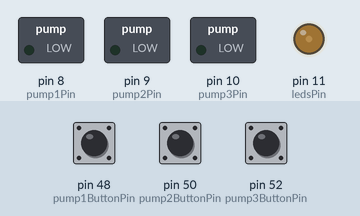
The sketch below on a simulated Arduino Mega 2560, built with avr-gcc and run on an emulated ATmega2560. Shown: switched loads named in the sketch (green lamp = pin HIGH), output pins drawn as LEDs (lit = HIGH). Inputs (shaded band) come from the test bench; at power-on: pin 48 (pump1ButtonPin) HIGH, pin 50 (pump2ButtonPin) HIGH, pin 52 (pump3ButtonPin) HIGH. The local clock reads 2024-03-15 10:24:30 at power-on unless the sketch sets it; what the sketch prints to the serial monitor is not drawn.

Above: at 2.2 s.
2.3 s: pin 48 (pump1ButtonPin) pulled LOW for 0.15 s
At 3.3 s:
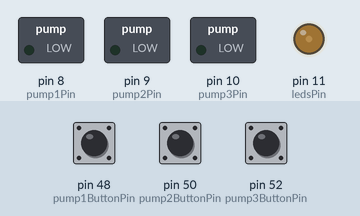
3.9 s: pin 50 (pump2ButtonPin) pulled LOW for 0.15 s
At 4.6 s:
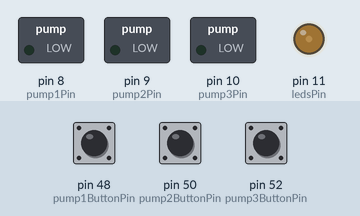
5.5 s: pin 52 (pump3ButtonPin) pulled LOW for 0.15 s
At 6.8 s:
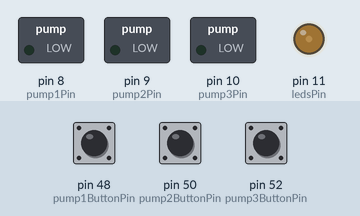
7.1 s: pin 52 (pump3ButtonPin) pulled LOW for 3.2 s
At 7.7 s:
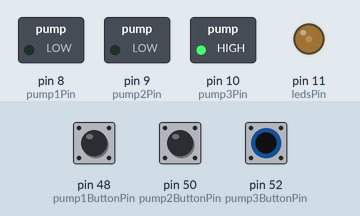
11.8 s: pin 48 (pump1ButtonPin) pulled LOW for 3.2 s
At 12.3 s:
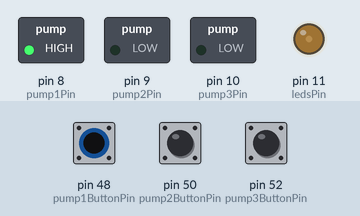
Timing chart, 0 to 16.5 s (numbered marks = the images above; inputs shaded):
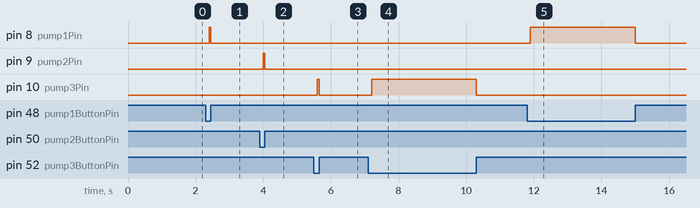

The sketch:

Aqua_Fertilizer_short.ino
```cpp
/* Контроллер внесения удобрений в аквариум на 3 помпы */
#include <DS3231.h>


// To use the hardware I2C (TWI) interface of the Arduino you must connect
// the pins as follows:
//
// Arduino Uno/2009:
// ----------------------
// DS3231:  SDA pin   -> Arduino Analog 4 or the dedicated SDA pin
//          SCL pin   -> Arduino Analog 5 or the dedicated SCL pin
//
// Arduino Leonardo:
// ----------------------
// DS3231:  SDA pin   -> Arduino Digital 2 or the dedicated SDA pin
//          SCL pin   -> Arduino Digital 3 or the dedicated SCL pin
//
// Arduino Mega:
// ----------------------
// DS3231:  SDA pin   -> Arduino Digital 20 (SDA) or the dedicated SDA pin
//          SCL pin   -> Arduino Digital 21 (SCL) or the dedicated SCL pin
//
// Arduino Due:
// ----------------------
// DS3231:  SDA pin   -> Arduino Digital 20 (SDA) or the dedicated SDA1 (Digital 70) pin
//          SCL pin   -> Arduino Digital 21 (SCL) or the dedicated SCL1 (Digital 71) pin
//
// The internal pull-up resistors will be activated when using the
// hardware I2C interfaces.
//
// You can connect the DS3231 to any available pin but if you use any
// other than what is described above the library will fall back to
// a software-based, TWI-like protocol which will require exclusive access
// to the pins used, and you will also have to use appropriate, external
// pull-up resistors on the data and clock signals.
//

// Init the DS3231 using the hardware interface
DS3231  rtc(SDA, SCL);
// Init a Time-data structures
Time  currentTime; //time from RTC


//Объект внесения удобрения
struct Udobrenie {
  String _name;
  bool _active; // Для включения или отключения данного внесения
  bool _pump_active; // Для датчика уровня удобрения
  byte _hour; // Время внесения
  byte _pump; // Номер помпы
  byte _seconds; // Секунды прокачки примерно 4 сек - 3,5 мл
  byte _speed; // Скорость работы мотора PWM  0- 255
  bool _done;
};

Udobrenie udobrenia[6] = {
  //String _name, bool _active; bool _pump_active; byte _hour; byte _pump; byte _seconds; byte _speed; byte _period; bool _done;
  {"macro", true, true, 21, 1, 2, 255, false}, // 2 seconds
  {"micro", true, true, 6, 2, 4, 255, false}, //4 seconds
  {"al_co2", false, true, 7, 3, 0, 255, false},
  {"macro", false, true, 0, 1, 0, 255, false},
  {"micro", false, true, 12, 2, 3, 255, false},
  {"al_co2", false, true, 12, 3, 0, 255, false}
};

const byte pump1Pin = 8;    // the number of the pin for pump #1
const byte pump2Pin = 9;    // the number of the pin for pump #2
const byte pump3Pin = 10;    // the number of the pin for pump #3
const byte ledsPin = 11;    // the number of the pin for leds
const byte pump1ButtonPin = 48;    // the number of the pushbutton pin for pump #1
const byte pump2ButtonPin = 50;    // the number of the pushbutton pin for pump #2
const byte pump3ButtonPin = 52;    // the number of the pushbutton pin for pump #3


void setup() {
  pinMode(pump1ButtonPin, INPUT_PULLUP);
  pinMode(pump2ButtonPin, INPUT_PULLUP);
  pinMode(pump3ButtonPin, INPUT_PULLUP);
  pinMode(pump1Pin, OUTPUT);
  pinMode(pump2Pin, OUTPUT);
  pinMode(pump3Pin, OUTPUT);
  pinMode(ledsPin, OUTPUT);
  analogWrite(pump1Pin, 0);
  analogWrite(pump2Pin, 0);
  analogWrite(pump3Pin, 0);
  analogWrite(ledsPin, 50);
  // Setup Serial connection
  Serial.begin(115200);
  // Initialize the rtc object
  rtc.begin();
  currentTime = rtc.getTime();
  delay(1000);              // wait for a second
  Serial.print(rtc.getTimeStr());
  Serial.print(" ");
  Serial.print(rtc.getDateStr());
  Serial.print(" ");
  Serial.print("Day of week: ");
  Serial.println(currentTime.dow);

  // The following lines can be uncommented to set the date and time
  //rtc.setDOW(SUNDAY);     // Set Day-of-Week to MONDAY
  //rtc.setTime(18, 54, 00);     // Set the time to 08:54:00 (24hr format)
  //rtc.setDate(26, 3, 2017);   // Set the date to 17 March 2017

  updateUdobreniaAfterReset(udobrenia);
  printUdobrenia(udobrenia);
}

void updateUdobreniaAfterReset (Udobrenie *udobrenia) {
  for (int i = 0; i < 6; i++) {
    if (udobrenia[i]._hour <= currentTime.hour) {
      udobrenia[i]._done = true;
    };
  };
}

void updateUdobreniaAfterMidnight () {
  if (currentTime.hour == 0) {
    for (int i = 0; i < 6; i++) {
      udobrenia[i]._done = false;
    };
  };
}

void printUdobrenia(Udobrenie *udobrenia) {
  for (int i = 0; i < 6; i++) {
    printUdobrenie(udobrenia[i]);
  }
}


void printUdobrenie(Udobrenie udo) {
  Serial.println("--------Udobrenie: " + udo._name + "----------");
  Serial.print("_active: ");
  Serial.println(udo._active);
  Serial.print("_pump_active: ");
  Serial.println(udo._pump_active);
  Serial.print("_hour: ");
  Serial.println(udo._hour);
  Serial.print("_pump: ");
  Serial.println(udo._pump);
  Serial.print("_seconds: ");
  Serial.println(udo._seconds);
  Serial.print("_speed: ");
  Serial.println(udo._speed);
  Serial.print("_done: ");
  Serial.println(udo._done);
}


void loop() {
  currentTime = rtc.getTime();
  readButtons();
  checkUdobrenia(udobrenia);
  updateUdobreniaAfterMidnight();
}

void checkUdobrenia(Udobrenie* udobrenia) {
  for (int i = 0; i < 6; i++) {
    if (udobrenia[i]._hour == currentTime.hour
        && udobrenia[i]._active == true
        && udobrenia[i]._pump_active == true
        && udobrenia[i]._done == false) {
      vnestyUdobreni(udobrenia[i], i);
    };
  };
}

void vnestyUdobreni(Udobrenie udo, int index) {
  if (udo._pump == 1) {
    analogWrite(pump1Pin, udo._speed);
    delay(udo._seconds * 1000);
    analogWrite(pump1Pin, 0);
  }
  if (udo._pump == 2) {
    analogWrite(pump2Pin, udo._speed);
    delay(udo._seconds * 1000);
    analogWrite(pump2Pin, 0);
  }
  if (udo._pump == 3) {
    analogWrite(pump3Pin, udo._speed);
    delay(udo._seconds * 1000);
    analogWrite(pump3Pin, 0);
  }
  udobrenia[index]._done = true;
  printUdobrenia(udobrenia);
}

void  readButtons() {
  if (digitalRead(pump1ButtonPin) == LOW)
  {
    Serial.println("pump1ButtonPin pressed");
    delay(100);
    analogWrite(pump1Pin, 255);
    do {
      Serial.println("Pump 1 working");
    } while (digitalRead(pump1ButtonPin) == LOW);
    analogWrite(pump1Pin, 0);
    return;
  };
  if (digitalRead(pump2ButtonPin) == LOW)
  {
    Serial.println("pump2ButtonPin pressed");
    delay(100);
    analogWrite(pump2Pin, 255);
    do {
      Serial.println("Pump 2 working");
    } while (digitalRead(pump2ButtonPin) == LOW);
    analogWrite(pump2Pin, 0);
    return;
  };
  if (digitalRead(pump3ButtonPin) == LOW)
  {
    Serial.println("pump3ButtonPin pressed");
    delay(100);
    analogWrite(pump3Pin, 255);
    do {
      Serial.println("Pump 3 working");
    } while (digitalRead(pump3ButtonPin) == LOW);
    analogWrite(pump3Pin, 0);
    return;
  };
}
```

Measured:
- after the input at 2.3 s, pin 8 (pump1Pin): LOW → HIGH after 0.10 s, → LOW 0.05 s later
- after the input at 3.9 s, pin 9 (pump2Pin): LOW → HIGH after 0.10 s, → LOW 0.05 s later
- after the input at 5.5 s, pin 10 (pump3Pin): LOW → HIGH after 0.10 s, → LOW 0.05 s later
- after the input at 7.1 s, pin 10 (pump3Pin): LOW → HIGH after 0.10 s, → LOW 3.1 s later
- after the input at 11.8 s, pin 8 (pump1Pin): LOW → HIGH after 0.10 s, → LOW 3.1 s later
